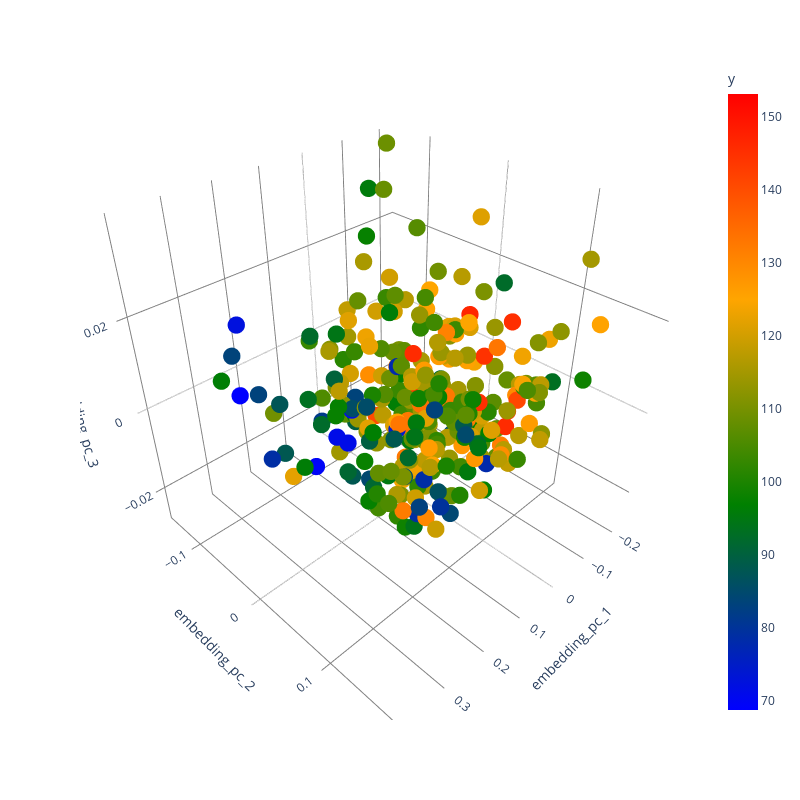

Source (notebook cell):
### Code cell
fig = px.scatter_3d(test_df, x='embedding_pc_1', y='embedding_pc_2', z='embedding_pc_3',
              color='y', color_continuous_scale=["blue", "green", "orange", "red"])
fig.update_traces(marker=dict(size=6))
fig.update_layout(
    width=800,  # Adjust width as needed
    height=800,  # Adjust height as needed
    scene=dict(
        xaxis=dict(gridcolor='grey', backgroundcolor='white'),
        yaxis=dict(gridcolor='grey', backgroundcolor='white'),
        zaxis=dict(gridcolor='grey', backgroundcolor='white'),
        bgcolor='white'
    ),
    paper_bgcolor='white',
    plot_bgcolor='white'
)
ref_point = test_df.iloc[[0]]
# fig.add_scatter3d(x=ref_point['embedding_pc_1'], y=ref_point['embedding_pc_2'], z=ref_point['embedding_pc_3'],
#                   mode='markers', marker=dict(size=12, color='black'), name='Specific Point')
# fig.write_image("embedding.svg", format='svg')
fig.show()

### Figure 1 — Plotly figure (JSON) as saved in the notebook; plotly's stock layout.template omitted (floating-point values rounded to 4 significant figures; data arrays with more than 128 entries replaced by an {"elided": "..."} marker saying what was removed)
{"data": [{"hovertemplate": "embedding_pc_1=%{x}<br>embedding_pc_2=%{y}<br>embedding_pc_3=%{z}<br>y=%{marker.color}<extra></extra>", "legendgroup": "", "marker": {"color": {"elided": "308 float values"}, "coloraxis": "coloraxis", "size": 6, "symbol": "circle"}, "mode": "markers", "name": "", "scene": "scene", "showlegend": false, "type": "scatter3d", "x": {"elided": "308 float values"}, "y": {"elided": "308 float values"}, "z": {"elided": "308 float values"}}], "layout": {"coloraxis": {"colorbar": {"title": {"text": "y"}}, "colorscale": [[0, "blue"], [0.3333, "green"], [0.6667, "orange"], [1, "red"]]}, "height": 800, "legend": {"tracegroupgap": 0}, "margin": {"t": 60}, "paper_bgcolor": "white", "plot_bgcolor": "white", "scene": {"bgcolor": "white", "domain": {"x": [0, 1], "y": [0, 1]}, "xaxis": {"backgroundcolor": "white", "gridcolor": "grey", "title": {"text": "embedding_pc_1"}}, "yaxis": {"backgroundcolor": "white", "gridcolor": "grey", "title": {"text": "embedding_pc_2"}}, "zaxis": {"backgroundcolor": "white", "gridcolor": "grey", "title": {"text": "embedding_pc_3"}}}, "width": 800}}
